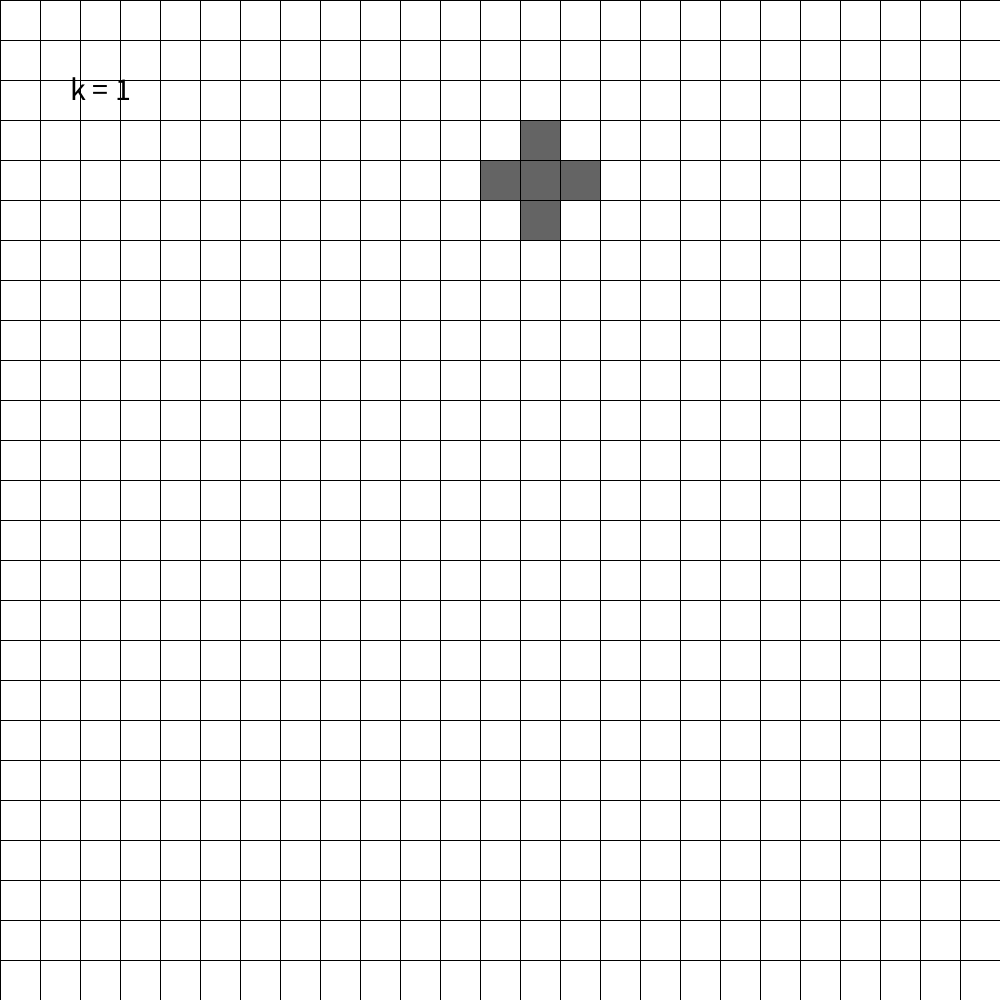
Frame 1 (no input)
Frame 60 (the mouse pressed at the canvas centre just before this capture): identical to frame 1, image omitted
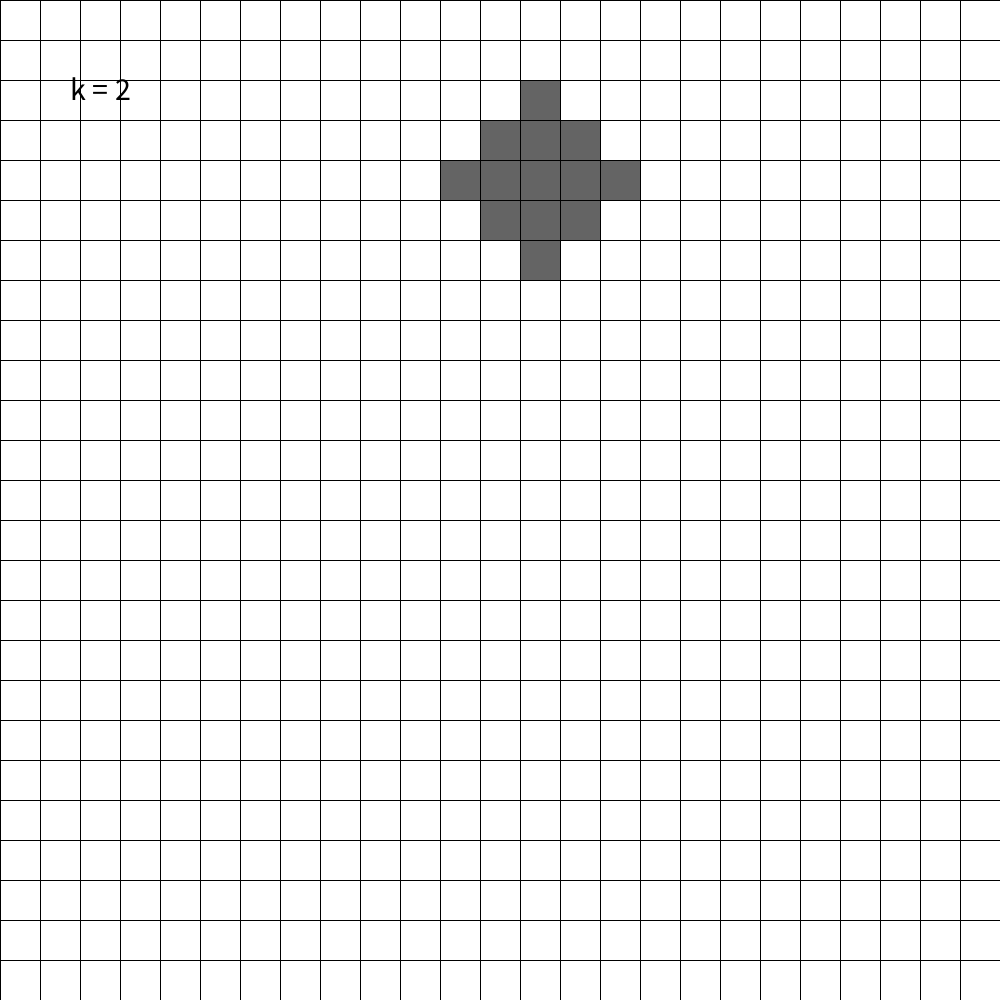
Frame 120 (the mouse held since frame 60 and released just before this capture)

The Processing sketch that drew these frames (run headless with seeded random() and noise(); from frame 60 on, the mouse is pressed at the canvas centre):

// Processing sketch: NeumannV2
// ── NeumannV2.pde
int s, k;
float w;
Neighbourhood neighbourhood;

void setup(){
  size(1000, 1000);
  s = 25;
  w = width/s;
  k = 1;
  neighbourhood = new Neighbourhood(13, 4);
  textAlign(CENTER);
  textSize(32);
}

void draw(){
  background(0);
  
  
  neighbourhood.findKthNeighbourhood();
  neighbourhood.show();
  fill(0);
  String currentK = "k = " + k;
  text(currentK, 100, 100);
  if(frameCount%100 == 0){
    k ++;
  }
}

// ── Cell.pde
class Cell {
  boolean isMarked;
  PVector loc;

  Cell(PVector loc_) {
    loc = loc_.copy();
    isMarked = false;
  }

  void show() {
    if (isMarked) {
      fill(100);
    } else {
      fill(255);
    }

    rect(loc.x*w, loc.y*w, w, w);
  }
  
  
  void mark(){
    isMarked = true;
  }
  
}

// ── Neighbourhood.pde
class Neighbourhood {

  Cell[][] n;

  int epiX, epiY;

  Neighbourhood(int epiX_, int epiY_) {
    n = new Cell[s][s];
    epiX = epiX_;
    epiY = epiY_;
    init();
    n[epiX][epiY].mark();
  }

  void init() {
    for (int x = 0; x < s; x ++) {
      for (int y = 0; y < s; y ++) {
        n[x][y] = new Cell(new PVector(x, y));
      }
    }
  }

  void show() {
    for (int x = 0; x < s; x ++) {
      for (int y = 0; y < s; y ++) {
        n[x][y].show();
      }
    }
  }

  void findKthNeighbourhood() {   
    ArrayList<PVector> prevArray = new ArrayList<PVector>();
    prevArray.add(new PVector(epiX, epiY));

    for (int kth = 0; kth < k; kth ++) {
      ArrayList<PVector> kthArray = new ArrayList<PVector>();
      
      // on this pass of the thing
      boolean[][] checkMatrix = new boolean[s][s];
      for(int x = 0; x < s; x++){
        for(int y = 0; y < s; y++){
          checkMatrix[x][y] = false;
        }
      }
      
      for (int i = 0; i < prevArray.size(); i++) {
        int xcoord = int(prevArray.get(i).x);
        int ycoord = int(prevArray.get(i).y);
        for (int offset = -1; offset < 2; offset += 2) {
          int newX = xcoord + offset;
          int newY = ycoord + offset;

          // if the new X coordinate is inside the boar array AND we haven't already visited it...
          if (newX >= 0 && newX <= s && !checkMatrix[newX][ycoord]) {
            //Add the new x coordinates and mark them;
            PVector newLoc = new PVector(newX, ycoord);

            kthArray.add(newLoc);
            n[newX][ycoord].mark();
            checkMatrix[newX][ycoord] = true;
            
          }

          if (newY >= 0 && newY <= s && !checkMatrix[xcoord][newY]) {
            //Add the new y coordinates and mark them
            kthArray.add(new PVector(xcoord, newY));
            n[xcoord][newY].mark();
            checkMatrix[newX][ycoord] = true;
          }
        }
      }
      // store this in the previous array
      prevArray = kthArray;
    }
  }
}
